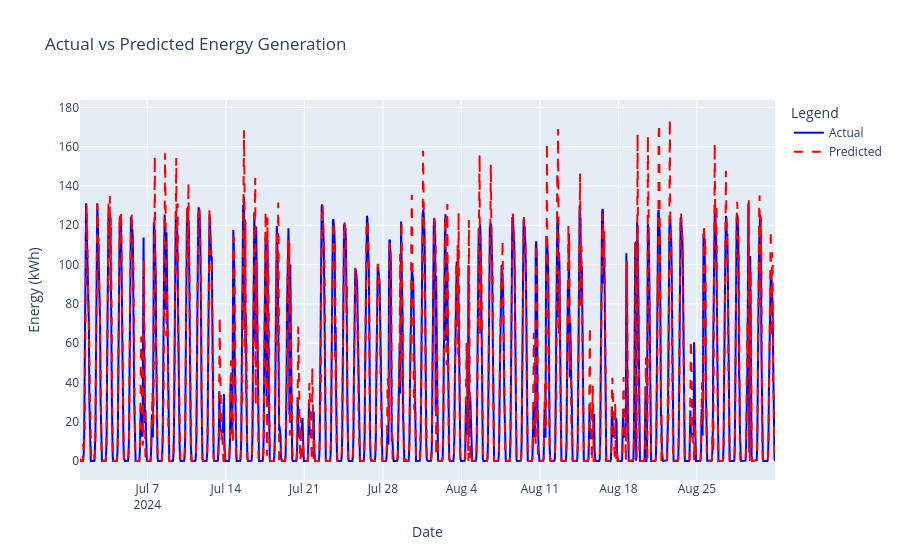

This figure's notebook cell:
### Code cell
# Create the Plotly figure
fig = go.Figure()

# Add the actual values trace
fig.add_trace(go.Scatter(
    x=data.index, 
    y=data['GEN_TOTAL_KWH_ENERGIA'], 
    mode='lines', 
    name='Actual', 
    line=dict(color='blue')
))

# Add the predicted values trace
fig.add_trace(go.Scatter(
    x=data.index, 
    y=predicted_values_clipped, 
    mode='lines', 
    name='Predicted', 
    line=dict(color='red', dash='dash')  # Dashed line for predicted values
))

# Customize the layout
fig.update_layout(
    title='Actual vs Predicted Energy Generation',
    xaxis_title='Date',
    yaxis_title='Energy (kWh)',
    legend_title='Legend',
    template='plotly',  # Default Plotly theme
    autosize=True,  # Ensure the figure resizes well
    font=dict(size=12)  # Adjust font size
)

# Show the plot
fig.show()

### Figure 1 — Plotly figure (JSON) as saved in the notebook; plotly's stock layout.template omitted (floating-point values rounded to 4 significant figures; data arrays with more than 128 entries replaced by an {"elided": "..."} marker saying what was removed)
{"data": [{"line": {"color": "blue"}, "mode": "lines", "name": "Actual", "type": "scatter", "x": {"elided": "1488 str values"}, "y": {"elided": "1488 float values"}}, {"line": {"color": "red", "dash": "dash"}, "mode": "lines", "name": "Predicted", "type": "scatter", "x": {"elided": "1488 str values"}, "y": {"elided": "1488 float values"}}], "layout": {"autosize": true, "font": {"size": 12}, "legend": {"title": {"text": "Legend"}}, "title": {"text": "Actual vs Predicted Energy Generation"}, "xaxis": {"title": {"text": "Date"}}, "yaxis": {"title": {"text": "Energy (kWh)"}}}}
